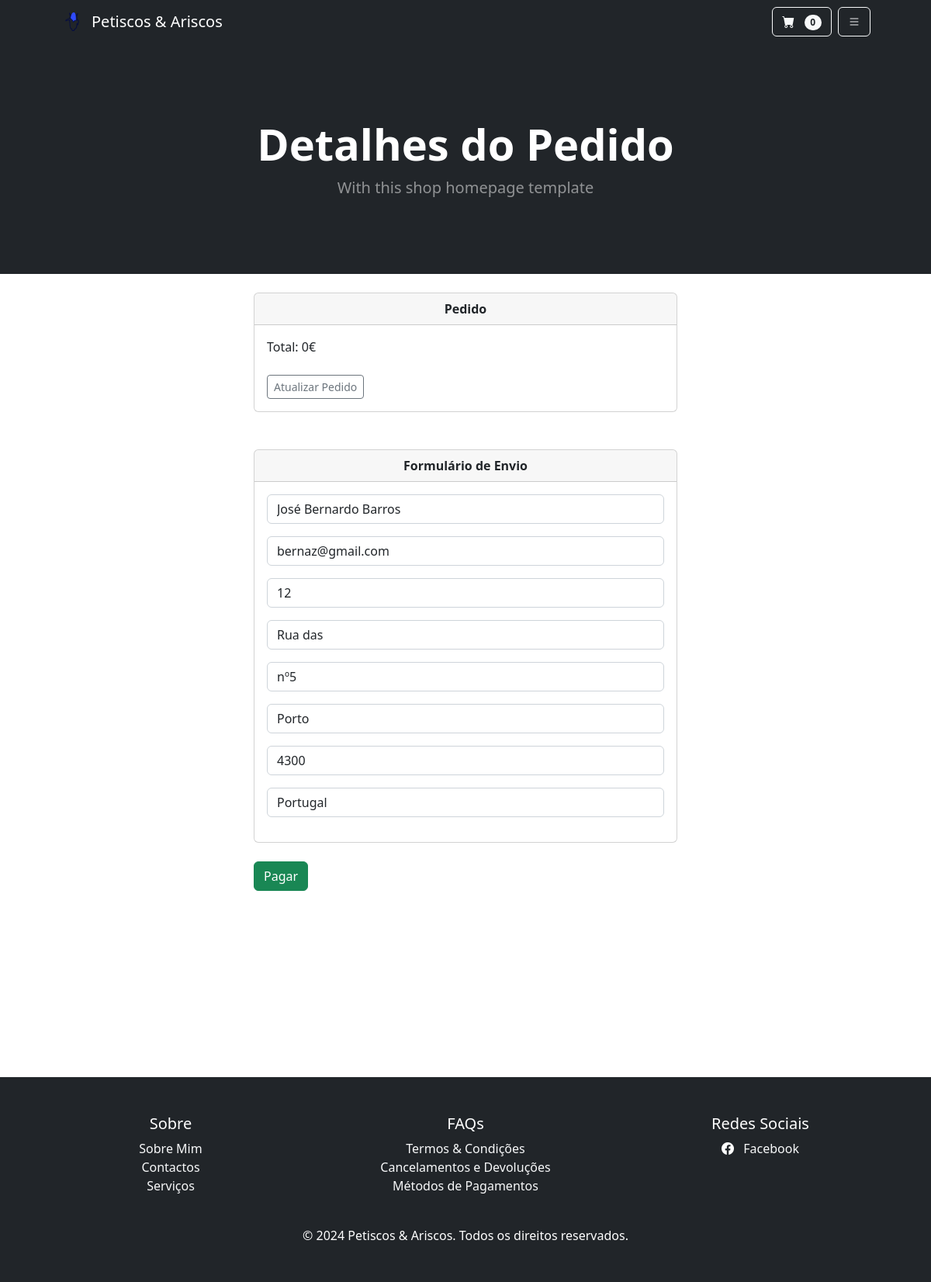
Page /pagamentos/pagamento (signed in) on the committed database.
### pagamentos/models.py (models this page shows, shortened)
class ShippingAddress(models.Model):
    user = models.ForeignKey(User, on_delete=models.CASCADE, null=True, blank=True)
    shipping_full_name = models.CharField(max_length=200)
    shipping_email = models.CharField(max_length=200)
    shipping_address1 = models.CharField(max_length=200)
    shipping_address2 = models.CharField(max_length=200)
    shipping_phone = models.CharField(max_length=200, null=True, blank=True)
    shipping_city = models.CharField(max_length=200, null=True, blank=True)
    shipping_zipcode = models.CharField(max_length=200, null=True, blank=True)
    shipping_country = models.CharField(max_length=200, null=True, blank=True)
    class Meta:
        verbose_name_plural = "Shipping Address"

### pagamentos/views.py (the view)
# urls.py: path('pagamento', views.checkout, name='checkout'),
def checkout(request):
    cart = Cart(request)
    cart_products = cart.get_prods
    quantities = cart.get_quants
    totals = cart.cart_total()
    if request.user.is_authenticated:
        shipping_user = ShippingAddress.objects.get(user__id=request.user.id)
        shipping_form = ShippingForm(request.POST or None, instance=shipping_user)
        return render(request, 'payment/checkout.html', {'cart_products':cart_products, 'quantities': quantities, 'totals':totals, 'shipping_form':shipping_form})
    else:
        shipping_form = ShippingForm(request.POST or None)
        return render(request, 'payment/checkout.html', {'cart_products':cart_products, 'quantities': quantities, 'totals':totals, 'shipping_form':shipping_form})

### carrinho/cart.py (called while the page is built, shortened)
	def __len__(self):
		return len(self.cart)

	def get_prods(self):
		product_ids = self.cart.keys()
		products = Product.objects.filter(id__in=product_ids)
		return products

	def cart_total(self):
		product_ids = self.cart.keys()
		products = Product.objects.filter(id__in=product_ids)
		quantities = self.cart
		total = 0
		return total

### carrinho/context_processors.py (called while the page is built)
def cart(request):
	return {'cart': Cart(request)}

### pagamentos/templates/payment/checkout.html (shortened to what this page needs)
{% extends 'base.html' %}
{% block content %}
    <header class="bg-dark py-5">
        <div class="container px-4 px-lg-5 my-5">
            <div class="text-center text-white">
                <h1 class="display-4 fw-bolder">Detalhes do Pedido</h1>
                <p class="lead fw-normal text-white-50 mb-0">With this shop homepage template</p>
            </div>
        </div>
    </header>
    <br/>
    <div class="container">
        <div class="row">
            <div class="col-md-6 offset-md-3">
                <div class="card">
                    <div class="card-header">
                    <strong><center>Pedido</center></strong>
                    </div>
                        <div class="card-body">
                            Total: {{ totals }}€
                            <br/><br/>
                            <a href="{% url 'cart_summary' %}" class="btn btn-sm btn-outline-secondary">Atualizar Pedido</a>
                        </div>
                    </div>
                    <br/><br/>
                    <div class="card">
                        <div class="card-header">
                        <strong><center>Formulário de Envio</center></strong>
                        </div>
                        <div class="card-body">
                            <form method="POST" action="{% url 'billing_info' %}">
                                {{ shipping_form.as_p }}
                        </div>
                    </div>
                    <br/>
                    <button type="submit" class="btn btn-success">Pagar</a>
                    </button>
                </div>
            </div>
        </div>
    <br/><br/><br/><br/><br/><br/><br/><br/><br/><br/>
{% endblock %}

### loja/templates/base.html (style rules this page uses)
html, body { height: 100%; margin: 0; }
body { display: flex; flex-direction: column; }

### rows in the picture
ShippingAddress: shipping_full_name "José Bernardo Barros", shipping_email "bernaz@gmail.com", shipping_phone "12", shipping_address1 "Rua das", shipping_address2 "nº5", shipping_city "Porto", shipping_zipcode "4300", shipping_country "Portugal"

### other values in the picture
{{ cart|length }} "0"
{{ totals }} "0"
